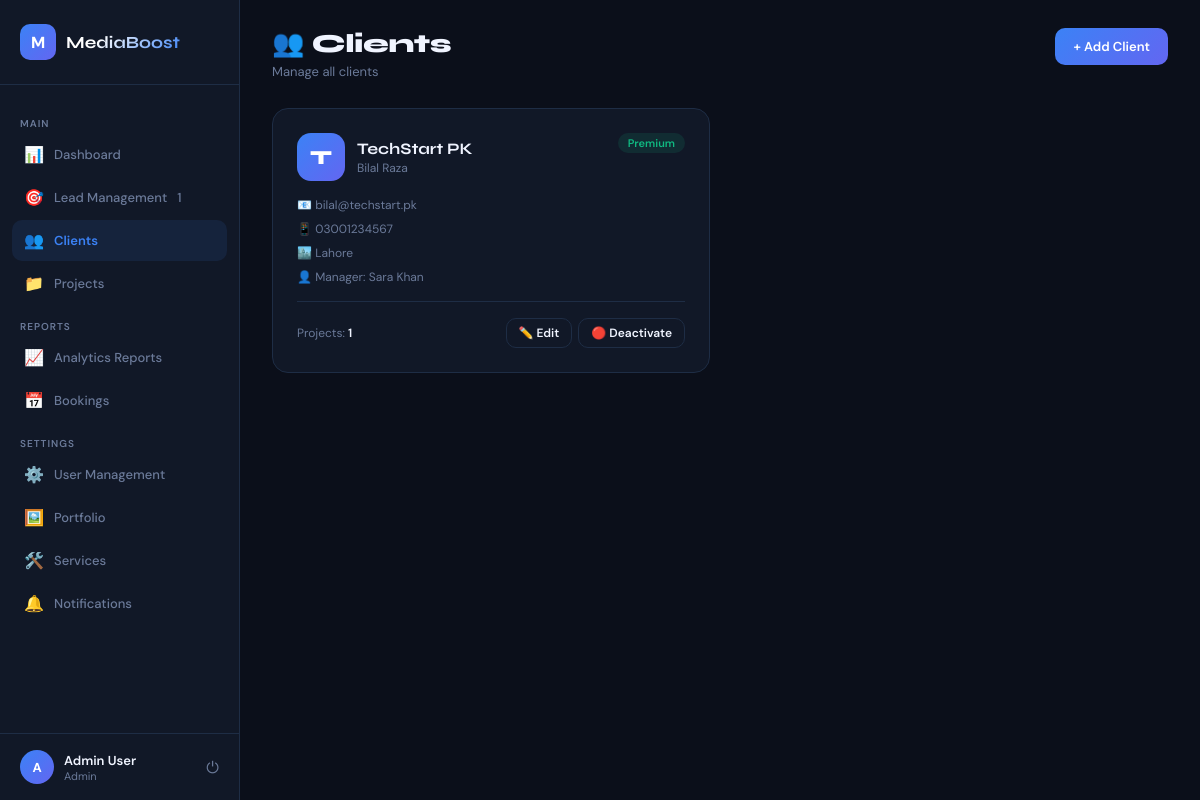
The app's page /admin/clients.php (signed in) with its own data.
### tables this page shows
CREATE TABLE users (
    id          INT AUTO_INCREMENT PRIMARY KEY,
    name        VARCHAR(100) NOT NULL,
    email       VARCHAR(150) NOT NULL UNIQUE,
    password    VARCHAR(255) NOT NULL,
    role        ENUM('admin','manager','employee') DEFAULT 'employee',
    phone       VARCHAR(20),
    is_active   TINYINT(1) DEFAULT 1,
    created_at  TIMESTAMP DEFAULT CURRENT_TIMESTAMP,
    updated_at  TIMESTAMP DEFAULT CURRENT_TIMESTAMP ON UPDATE CURRENT_TIMESTAMP
);

CREATE TABLE clients (
    id              INT AUTO_INCREMENT PRIMARY KEY,
    business_name   VARCHAR(150) NOT NULL,
    contact_person  VARCHAR(100) NOT NULL,
    email           VARCHAR(150) NOT NULL UNIQUE,
    password        VARCHAR(255) NOT NULL,
    phone           VARCHAR(20),
    city            VARCHAR(80),
    industry        VARCHAR(100),
    package         ENUM('basic','standard','premium') DEFAULT 'basic',
    assigned_to     INT,                           
    is_active       TINYINT(1) DEFAULT 1,
    created_at      TIMESTAMP DEFAULT CURRENT_TIMESTAMP,
    updated_at      TIMESTAMP DEFAULT CURRENT_TIMESTAMP ON UPDATE CURRENT_TIMESTAMP,
    FOREIGN KEY (assigned_to) REFERENCES users(id) ON DELETE SET NULL
);

### includes/auth.php (called while the page is built, shortened)
<?php
function currentUser(): array {
    return ['id'=>$_SESSION['user_id']??null,'name'=>$_SESSION['user_name']??'Guest','role'=>$_SESSION['user_role']??null,'type'=>$_SESSION['user_type']??null];
}

### admin/clients.php (the view, shortened to what this page needs)
<?php
require_once '../includes/auth.php';
$db=getDB();$user=currentUser();
$clients=$db->query("SELECT c.*,u.name AS manager_name,(SELECT COUNT(*) FROM projects WHERE client_id=c.id) AS project_count FROM clients c LEFT JOIN users u ON c.assigned_to=u.id ORDER BY c.created_at DESC")->fetchAll();
$users=$db->query("SELECT id,name FROM users WHERE is_active=1")->fetchAll();
?>
<!DOCTYPE html><html><head><meta charset="UTF-8"><meta name="viewport" content="width=device-width,initial-scale=1"><title>Clients — MediaBoost</title>
</head><body>
<aside class="sidebar">
  <div class="sidebar-logo"><div class="logo-icon">M</div><span class="logo-name">MediaBoost</span></div>
  <nav class="nav">
    <div class="nav-section">Main</div>
    <a href="dashboard.php" class="nav-item <?php echo basename($_SERVER['PHP_SELF'])==='dashboard.php'?'active':''; ?>"><span class="nav-icon">📊</span> Dashboard</a>
    <a href="leads.php" class="nav-item <?php echo basename($_SERVER['PHP_SELF'])==='leads.php'?'active':''; ?>">
      <span class="nav-icon">🎯</span> Lead Management
      <?php $__nb=$db->query("SELECT COUNT(*) FROM leads WHERE status='new'")->fetchColumn(); if($__nb>0): ?><span class="nav-badge"><?php echo $__nb; ?></span><?php endif; ?>
    </a>
    <a href="clients.php" class="nav-item <?php echo basename($_SERVER['PHP_SELF'])==='clients.php'?'active':''; ?>"><span class="nav-icon">👥</span> Clients</a>
    <a href="projects.php" class="nav-item <?php echo basename($_SERVER['PHP_SELF'])==='projects.php'?'active':''; ?>"><span class="nav-icon">📁</span> Projects</a>
    <div class="nav-section">Reports</div>
    <a href="reports.php" class="nav-item <?php echo basename($_SERVER['PHP_SELF'])==='reports.php'?'active':''; ?>"><span class="nav-icon">📈</span> Analytics Reports</a>
    <a href="bookings.php" class="nav-item <?php echo basename($_SERVER['PHP_SELF'])==='bookings.php'?'active':''; ?>">
      <span class="nav-icon">📅</span> Bookings
    </a>
    <div class="nav-section">Settings</div>
    <a href="users.php" class="nav-item <?php echo basename($_SERVER['PHP_SELF'])==='users.php'?'active':''; ?>"><span class="nav-icon">⚙️</span> User Management</a>
    <a href="portfolio.php" class="nav-item <?php echo basename($_SERVER['PHP_SELF'])==='portfolio.php'?'active':''; ?>"><span class="nav-icon">🖼️</span> Portfolio</a>
    <a href="services.php" class="nav-item <?php echo basename($_SERVER['PHP_SELF'])==='services.php'?'active':''; ?>"><span class="nav-icon">🛠️</span> Services</a>
    <a href="notifications.php" class="nav-item <?php echo basename($_SERVER['PHP_SELF'])==='notifications.php'?'active':''; ?>">
      <span class="nav-icon">🔔</span> Notifications
    </a>
  </nav>
  <div class="sidebar-user">
    <div class="user-avatar"><?php echo strtoupper($user['name'][0]); ?></div>
    <div class="user-info"><div class="user-name"><?php echo htmlspecialchars($user['name']); ?></div><div class="user-role"><?php echo $user['role']; ?></div></div>
    <a href="../logout.php" class="logout-btn" title="Logout">⏻</a>
  </div>
</aside>
<main class="main">
  <div class="page-header">
    <div><div class="page-title">👥 Clients</div><div class="page-sub">Manage all clients</div></div>
    <button class="btn btn-primary" onclick="openModal('addModal')">+ Add Client</button>
  </div>
  <div class="clients-grid">
    <?php foreach($clients as $c): ?>
    <div class="client-card">
      <div class="client-head">
        <div style="display:flex;align-items:center;gap:12px">
          <div class="client-avatar"><?php echo strtoupper($c['business_name'][0]); ?></div>
          <div><div class="client-name"><?php echo htmlspecialchars($c['business_name']); ?></div><div class="client-person"><?php echo htmlspecialchars($c['contact_person']); ?></div></div>
        </div>
        <span class="pkg pkg-<?php echo $c['package']; ?>"><?php echo ucfirst($c['package']); ?></span>
      </div>
      <div class="client-info">
        <div class="info-row">📧 <?php echo htmlspecialchars($c['email']); ?></div>
        <div class="info-row">📱 <?php echo htmlspecialchars($c['phone']??'—'); ?></div>
        <div class="info-row">🏙️ <?php echo htmlspecialchars($c['city']??'—'); ?></div>
        <div class="info-row">👤 Manager: <?php echo htmlspecialchars($c['manager_name']??'Unassigned'); ?></div>
      </div>
      <div class="client-footer">
        <div class="project-count">Projects: <span><?php echo $c['project_count']; ?></span></div>
        <div style="display:flex;gap:6px">
          <a href="clients.php?edit=<?php echo $c['id']; ?>" class="btn btn-ghost btn-sm">✏️ Edit</a>
          <form method="POST" style="display:inline">
            <button class="btn btn-ghost btn-sm"><?php echo $c['is_active']?'🔴 Deactivate':'🟢 Activate'; ?></button>
          </form>
        </div>
      </div>
    </div>
    <?php endforeach; ?>
  </div>
</main>
</body></html>

### admin/clients.php (style rules this page uses)
*,*::before,*::after { box-sizing:border-box;margin:0;padding:0 }
:root { --bg:#0b0f1a;--surface:#111827;--surface2:#1a2236;--border:#1e2d45;--accent:#3b82f6;--accent2:#6366f1;--green:#10b981;--amber:#f59e0b;--red:#ef4444;--text:#f0f4ff;--muted:#6b7a99;--sidebar-w:240px;--font-head:'Syne',sans-serif;--font-body:'DM Sans',sans-serif }
body { background:var(--bg);color:var(--text);font-family:var(--font-body);display:flex;min-height:100vh;font-size:14px }
.sidebar { width:var(--sidebar-w);flex-shrink:0;background:var(--surface);border-right:1px solid var(--border);position:fixed;top:0;left:0;height:100vh;overflow-y:auto;display:flex;flex-direction:column }
.sidebar-logo { display:flex;align-items:center;gap:10px;padding:24px 20px;border-bottom:1px solid var(--border) }
.logo-icon { width:36px;height:36px;background:linear-gradient(135deg,var(--accent),var(--accent2));border-radius:10px;display:flex;align-items:center;justify-content:center;font-weight:800;color:#fff;font-size:16px }
.logo-name { font-family:var(--font-head);font-weight:700;font-size:17px;background:linear-gradient(135deg,#fff 30%,var(--accent));-webkit-background-clip:text;-webkit-text-fill-color:transparent }
.nav { padding:16px 12px;flex:1 }
.nav-section { font-size:10px;font-weight:600;letter-spacing:.1em;text-transform:uppercase;color:var(--muted);padding:8px 8px 4px;margin-top:8px }
.nav-item { display:flex;align-items:center;gap:10px;padding:10px 12px;border-radius:10px;color:var(--muted);text-decoration:none;font-size:13px;font-weight:500;transition:all .15s;margin-bottom:2px }
.nav-item:hover,.nav-item.active { background:rgba(59,130,246,.1);color:var(--accent) }
.nav-item.active { font-weight:600 }
.nav-icon { font-size:16px;width:20px;text-align:center }
.sidebar-user { padding:16px 20px;border-top:1px solid var(--border);display:flex;align-items:center;gap:10px }
.user-avatar { width:34px;height:34px;background:linear-gradient(135deg,var(--accent),var(--accent2));border-radius:50%;display:flex;align-items:center;justify-content:center;font-weight:700;font-size:13px;color:#fff }
.user-info { flex:1 }
.user-name { font-size:13px;font-weight:600 }
.user-role { font-size:11px;color:var(--muted);text-transform:capitalize }
.logout-btn { font-size:16px;color:var(--muted);text-decoration:none }
.main { margin-left:var(--sidebar-w);flex:1;padding:28px 32px }
.page-header { display:flex;align-items:flex-start;justify-content:space-between;margin-bottom:28px }
.page-title { font-family:var(--font-head);font-size:26px;font-weight:800;letter-spacing:-.5px }
.page-sub { font-size:13px;color:var(--muted);margin-top:4px }
.btn { display:inline-flex;align-items:center;gap:6px;padding:10px 18px;border-radius:10px;font-size:13px;font-weight:600;cursor:pointer;border:none;text-decoration:none;transition:all .15s;font-family:var(--font-body) }
.btn-primary { background:linear-gradient(135deg,var(--accent),var(--accent2));color:#fff }
.btn-ghost { background:var(--surface);border:1px solid var(--border);color:var(--text) }
.btn-sm { padding:6px 12px;font-size:12px }
.clients-grid { display:grid;grid-template-columns:repeat(auto-fill,minmax(300px,1fr));gap:20px }
.client-card { background:var(--surface);border:1px solid var(--border);border-radius:16px;padding:24px;transition:border-color .2s,transform .15s }
.client-head { display:flex;align-items:flex-start;justify-content:space-between;margin-bottom:16px }
.client-avatar { width:48px;height:48px;border-radius:14px;background:linear-gradient(135deg,var(--accent),var(--accent2));display:flex;align-items:center;justify-content:center;font-family:var(--font-head);font-weight:800;font-size:20px;color:#fff;flex-shrink:0 }
.client-name { font-family:var(--font-head);font-size:16px;font-weight:700;margin-bottom:2px }
.client-person { font-size:12px;color:var(--muted) }
.pkg { font-size:11px;font-weight:600;padding:3px 10px;border-radius:20px }
.pkg-premium { background:rgba(16,185,129,.12);color:var(--green) }
.client-info { display:flex;flex-direction:column;gap:8px;margin-bottom:16px }
.info-row { display:flex;align-items:center;gap:8px;font-size:12px;color:var(--muted) }
.client-footer { display:flex;align-items:center;justify-content:space-between;padding-top:16px;border-top:1px solid var(--border) }
.project-count { font-size:12px;color:var(--muted) }
.project-count span { color:var(--text);font-weight:600 }

### records on screen
users: name "A", name "Admin User"
clients: business_name "T", business_name "TechStart PK", contact_person "Bilal Raza", package "Premium", email "bilal@techstart.pk", phone "03001234567", city "Lahore", assigned_to.name "Sara Khan", project_count "1", is_active "🔴 Deactivate"

### other values on screen
$__nb "1"
$user['role'] "Admin"
